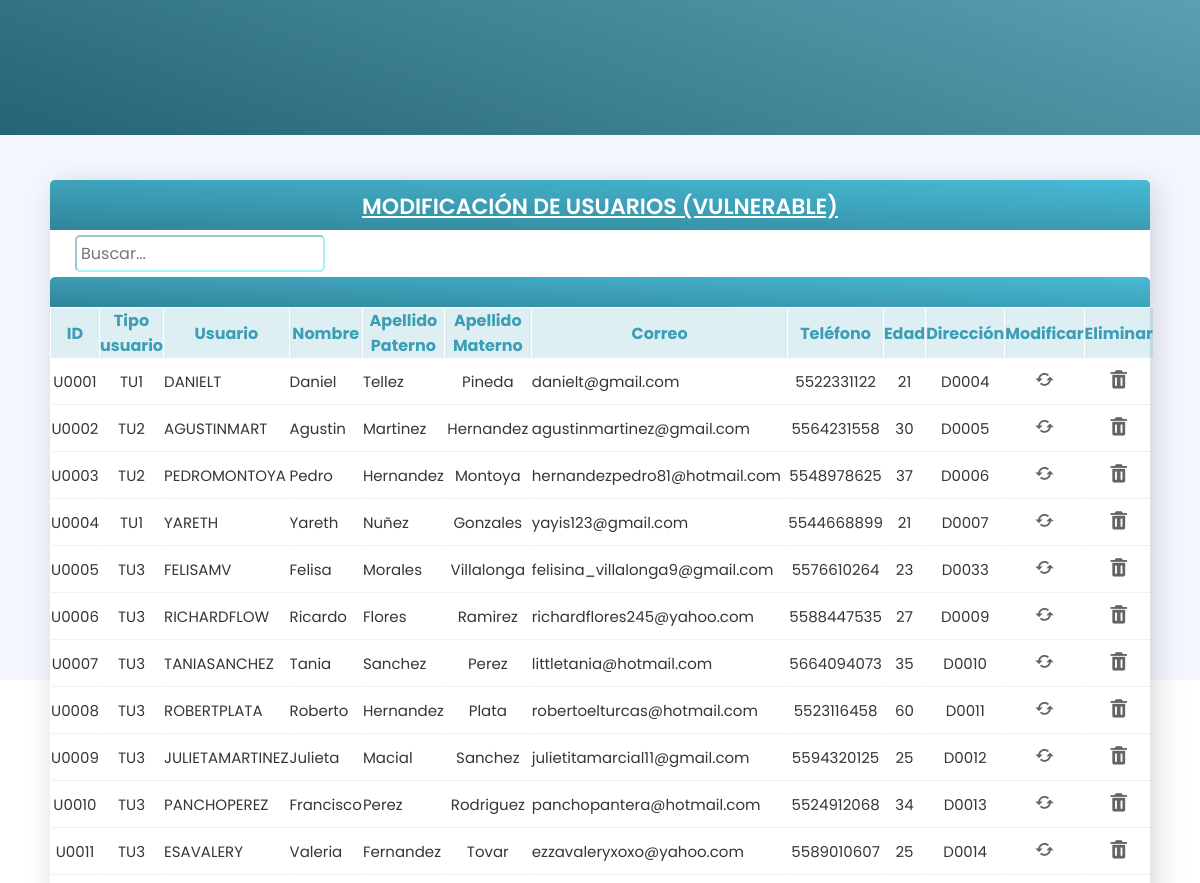
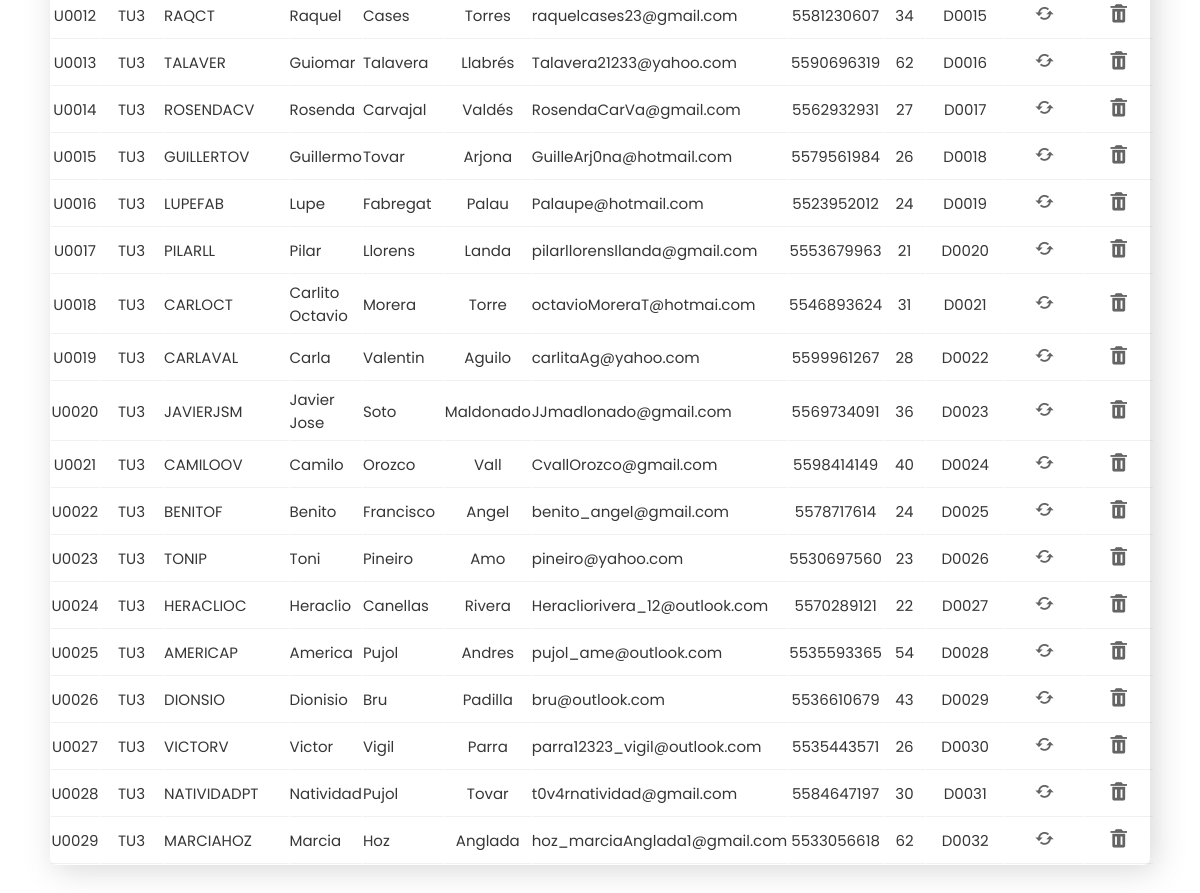
The app's page /Usuarios.php with its own data (2 pictures, top to bottom).
### tables this page shows
CREATE TABLE `usuarios` (
  `usuario_id` varchar(5) NOT NULL,
  `tipo_usr_id` varchar(3) NOT NULL,
  `usuario` varchar(50) NOT NULL,
  `nombre_usuario` varchar(50) NOT NULL,
  `apellido_pat` varchar(50) NOT NULL,
  `apellido_mat` varchar(50) NOT NULL,
  `correo` varchar(50) NOT NULL,
  `contrasenia` varchar(50) NOT NULL,
  `telefono` varchar(10) NOT NULL,
  `edad` varchar(5) DEFAULT NULL,
  `direccion_id` varchar(5) DEFAULT NULL
);

### Usuarios.php (the view, shortened to what this page needs)
<!DOCTYPE html>
<html lang="en">
<head>
    <?php
    $conn = OpenCon();
    ?>
    <link href="https://unpkg.com/boxicons@2.1.1/css/boxicons.min.css" rel="stylesheet">
    <link rel="stylesheet" href="assets/css/style.css">
    <link rel="stylesheet" href="assets/css/gl_alerts.css">
</head>
<body>
    <form name="form1" id="form1" method="get" action="Usuarios.php" onSubmit="return checaCampos();">
        <?php include('Menu_principal.php'); ?>
        <section class="body">
            <div class="wrapper-container" style="margin-top: 40px;">
                <div class="placa">
                    <div class="header2">
                        <div class="nombre-sis">
                            MODIFICACIÓN DE USUARIOS (VULNERABLE)
                        </div>
                    </div>
                </div>
                <div style="display: flex; padding: 5px 25px;">
                    <input type="text" id="buscar" placeholder="Buscar..." class="imput-form" style="width: 250px;">
                </div>
                <div class="placa" style="height: 30px;">
                    <div class="header2">
                    </div>
                </div>
                <table width="100%" cellspacing="1">
                    <thead>
                        <tr>
                            <th class="row_top" width="2%">ID</th>
                            <th class="row_top" width="2%">Tipo usuario</th>
                            <th class="row_top" width="5%">Usuario</th>
                            <th class="row_top" width="10%">Nombre</th>
                            <th class="row_top" width="10%">Apellido Paterno</th>
                            <th class="row_top" width="10%">Apellido Materno</th>
                            <th class="row_top" width="10%">Correo</th>
                            <th class="row_top" width="4%">Teléfono</th>
                            <th class="row_top" width="2%">Edad</th>
                            <th class="row_top" width="5%">Dirección</th>
                            <th class="row_top" width="4%">Modificar</th>
                            <th class="row_top" width="4%">Eliminar</th>
                        </tr>
                    </thead>
                    <tbody>
                        <?php
                        $sql = mysqli_query($conn, 'select usuario_id, tipo_usr_id, usuario, nombre_usuario, apellido_pat, apellido_mat, correo, telefono, edad, direccion_id from usuarios order by usuario_id');
                        while ($row = mysqli_fetch_assoc($sql)) { ?>
                            <tr>
                                <?php
                                foreach ($row as $key => $item) { ?>
                                    <td class="info-td">
                                        <?= ($item !== null ? $item : "") ?>
                                    </td>
                                    <?php
                                } ?>
                                <td class="btn_modificar info-td">
                                    <i class='bx bx-refresh' onclick="modificar('<?= $row['usuario_id'] ?>')"></i>
                                </td>
                                <td class="btn_eliminar info-td">
                                    <i class='bx bxs-trash' onclick="eliminar('<?= $row['usuario_id'] ?>')"></i>
                                </td>
                            </tr>
                            <?php
                        }
                        ?>
                    </tbody>
                </table>
            </div>
            <br><br><br>
        </section>
	</form>
</body>
</html>

### Menu_principal.php (shortened to what this page needs)
<link href="https://unpkg.com/boxicons@2.1.1/css/boxicons.min.css" rel="stylesheet">
<link rel="stylesheet" href="assets/css/style.css">
<link  href="assets/css/dataTable.css" rel="stylesheet">
<link rel="stylesheet" href="assets/css/menu_style.css">
<section id="Menu">
    <div class="Menu container">
    </div>
</section>

### assets/css/style.css (style rules this page uses)
* { margin: 0; padding: 0; box-sizing: border-box; font-family: 'Poppins', sans-serif; -webkit-tap-highlight-color: transparent; }
:root { --blue-pastel-color: #5eb6e9; --green-pastel-color: #0db9a7; --red-pastel-color: #e95e66; --red-color-option1: #fe3954; --yellow-pastel-color: #ffa500; --purple-color-option1: #5b69bc; --pink-color-option1: #ff8acc; --body-color: #dde4ff4a; }
.header2 { font-weight: 600; text-align: center; text-decoration: underline; color: #ffffff; font-size: 22px; padding: 10px 140px; }
.body { width: 100%; height: 85vh; background: #dde4ff4d; padding: 140px 50px; }
.wrapper-container { background: white; min-height: 250px; box-shadow: 5px 5px 30px rgb(98 98 98 / 25%); border-radius: 7px; display: flex; flex-direction: column; justify-content: center; }
.placa { width: 100%; height: 50px; background: linear-gradient(2deg, #318599, #48bad5); border-radius: 5px 5px 0 0; }

### assets/css/menu_style.css (style rules this page uses)
.container { min-height: 100vh; width: 100%; display: flex; align-items: center; justify-content: center; }
#Menu { position: fixed; z-index: 1000; left: 0; top: 0; width: 100vw; height: auto; }
#Menu .Menu { min-height: 135px; max-height: 80px; background: linear-gradient(315deg, #5ea5af, #0d8e95); background: linear-gradient(19deg, #246473, #3e91a5d9); transition: .5s ease background-color; }

### Usuarios.php (style rules this page uses)
.row_top { height: 45px; align: center; color: #3c9eb5; background: #3c9eb52b; }
.info-td { font-size: 15px; color: #363636; padding: 6px 0; border-bottom: 1px solid #bbbbbb38; }
.info-td:nth-child(1) { text-align: center; }
.info-td:nth-child(2) { text-align: center; }
.info-td:nth-child(6) { text-align: center; }
.info-td:nth-child(8) { text-align: center; }
.info-td:nth-child(9) { text-align: center; }
.info-td:nth-child(10) { text-align: center; }
.btn_modificar { font-size: 22px; text-align: center; color: #646464; cursor: pointer; transition: .1s all; }
.btn_eliminar { font-size: 22px; text-align: center; color: #646464; cursor: pointer; transition: .1s all; }
.imput-form { font-size: 16px; padding: 4px; border-color: #52e3eb80; border-radius: 5px; }
body { font-family: "Open Sans", -apple-system, BlinkMacSystemFont, "Segoe UI", Roboto, Oxygen-Sans, Ubuntu, Cantarell, "Helvetica Neue", Helvetica, Arial, sans-serif; }

### records on screen
usuarios: usuario_id "U0001", tipo_usr "TU1", usuario "DANIELT", nombre_usuario "Daniel", apellido_pat "Tellez", apellido_mat "Pineda", correo "danielt@gmail.com", telefono "5522331122", edad "21", direccion "D0004"
usuarios: usuario_id "U0002", tipo_usr "TU2", usuario "AGUSTINMART", nombre_usuario "Agustin", apellido_pat "Martinez", apellido_mat "Hernandez", correo "agustinmartinez@gmail.com", telefono "5564231558", edad "30", direccion "D0005"
usuarios: usuario_id "U0003", tipo_usr "TU2", usuario "PEDROMONTOYA", nombre_usuario "Pedro", apellido_pat "Hernandez", apellido_mat "Montoya", correo "hernandezpedro81@hotmail.com", telefono "5548978625", edad "37", direccion "D0006"
usuarios: usuario_id "U0004", tipo_usr "TU1", usuario "YARETH", nombre_usuario "Yareth", apellido_pat "Nuñez", apellido_mat "Gonzales", correo "yayis123@gmail.com", telefono "5544668899", edad "21", direccion "D0007"
usuarios: usuario_id "U0005", tipo_usr "TU3", usuario "FELISAMV", nombre_usuario "Felisa", apellido_pat "Morales", apellido_mat "Villalonga", correo "felisina_villalonga9@gmail.com", telefono "5576610264", edad "23", direccion "D0033"
usuarios: usuario_id "U0006", tipo_usr "TU3", usuario "RICHARDFLOW", nombre_usuario "Ricardo", apellido_pat "Flores", apellido_mat "Ramirez", correo "richardflores245@yahoo.com", telefono "5588447535", edad "27", direccion "D0009"
usuarios: usuario_id "U0007", tipo_usr "TU3", usuario "TANIASANCHEZ", nombre_usuario "Tania", apellido_pat "Sanchez", apellido_mat "Perez", correo "littletania@hotmail.com", telefono "5664094073", edad "35", direccion "D0010"
usuarios: usuario_id "U0008", tipo_usr "TU3", usuario "ROBERTPLATA", nombre_usuario "Roberto", apellido_pat "Hernandez", apellido_mat "Plata", correo "robertoelturcas@hotmail.com", telefono "5523116458", edad "60", direccion "D0011"
usuarios: usuario_id "U0009", tipo_usr "TU3", usuario "JULIETAMARTINEZ", nombre_usuario "Julieta", apellido_pat "Macial", apellido_mat "Sanchez", correo "julietitamarcial11@gmail.com", telefono "5594320125", edad "25", direccion "D0012"
usuarios: usuario_id "U0010", tipo_usr "TU3", usuario "PANCHOPEREZ", nombre_usuario "Francisco", apellido_pat "Perez", apellido_mat "Rodriguez", correo "panchopantera@hotmail.com", telefono "5524912068", edad "34", direccion "D0013"
usuarios: usuario_id "U0011", tipo_usr "TU3", usuario "ESAVALERY", nombre_usuario "Valeria", apellido_pat "Fernandez", apellido_mat "Tovar", correo "ezzavaleryxoxo@yahoo.com", telefono "5589010607", edad "25", direccion "D0014"
usuarios: usuario_id "U0012", tipo_usr "TU3", usuario "RAQCT", nombre_usuario "Raquel", apellido_pat "Cases", apellido_mat "Torres", correo "raquelcases23@gmail.com", telefono "5581230607", edad "34", direccion "D0015"
usuarios: usuario_id "U0013", tipo_usr "TU3", usuario "TALAVER", nombre_usuario "Guiomar", apellido_pat "Talavera", apellido_mat "Llabrés", correo "Talavera21233@yahoo.com", telefono "5590696319", edad "62", direccion "D0016"
usuarios: usuario_id "U0014", tipo_usr "TU3", usuario "ROSENDACV", nombre_usuario "Rosenda", apellido_pat "Carvajal", apellido_mat "Valdés", correo "RosendaCarVa@gmail.com", telefono "5562932931", edad "27", direccion "D0017"
usuarios: usuario_id "U0015", tipo_usr "TU3", usuario "GUILLERTOV", nombre_usuario "Guillermo", apellido_pat "Tovar", apellido_mat "Arjona", correo "GuilleArj0na@hotmail.com", telefono "5579561984", edad "26", direccion "D0018"
usuarios: usuario_id "U0016", tipo_usr "TU3", usuario "LUPEFAB", nombre_usuario "Lupe", apellido_pat "Fabregat", apellido_mat "Palau", correo "Palaupe@hotmail.com", telefono "5523952012", edad "24", direccion "D0019"
usuarios: usuario_id "U0017", tipo_usr "TU3", usuario "PILARLL", nombre_usuario "Pilar", apellido_pat "Llorens", apellido_mat "Landa", correo "pilarllorensllanda@gmail.com", telefono "5553679963", edad "21", direccion "D0020"
usuarios: usuario_id "U0018", tipo_usr "TU3", usuario "CARLOCT", nombre_usuario "Carlito Octavio", apellido_pat "Morera", apellido_mat "Torre", correo "octavioMoreraT@hotmai.com", telefono "5546893624", edad "31", direccion "D0021"
usuarios: usuario_id "U0019", tipo_usr "TU3", usuario "CARLAVAL", nombre_usuario "Carla", apellido_pat "Valentin", apellido_mat "Aguilo", correo "carlitaAg@yahoo.com", telefono "5599961267", edad "28", direccion "D0022"
usuarios: usuario_id "U0020", tipo_usr "TU3", usuario "JAVIERJSM", nombre_usuario "Javier Jose", apellido_pat "Soto", apellido_mat "Maldonado", correo "JJmadlonado@gmail.com", telefono "5569734091", edad "36", direccion "D0023"
usuarios: usuario_id "U0021", tipo_usr "TU3", usuario "CAMILOOV", nombre_usuario "Camilo", apellido_pat "Orozco", apellido_mat "Vall", correo "CvallOrozco@gmail.com", telefono "5598414149", edad "40", direccion "D0024"
usuarios: usuario_id "U0022", tipo_usr "TU3", usuario "BENITOF", nombre_usuario "Benito", apellido_pat "Francisco", apellido_mat "Angel", correo "benito_angel@gmail.com", telefono "5578717614", edad "24", direccion "D0025"
usuarios: usuario_id "U0023", tipo_usr "TU3", usuario "TONIP", nombre_usuario "Toni", apellido_pat "Pineiro", apellido_mat "Amo", correo "pineiro@yahoo.com", telefono "5530697560", edad "23", direccion "D0026"
usuarios: usuario_id "U0024", tipo_usr "TU3", usuario "HERACLIOC", nombre_usuario "Heraclio", apellido_pat "Canellas", apellido_mat "Rivera", correo "Heracliorivera_12@outlook.com", telefono "5570289121", edad "22", direccion "D0027"
usuarios: usuario_id "U0025", tipo_usr "TU3", usuario "AMERICAP", nombre_usuario "America", apellido_pat "Pujol", apellido_mat "Andres", correo "pujol_ame@outlook.com", telefono "5535593365", edad "54", direccion "D0028"
usuarios: usuario_id "U0026", tipo_usr "TU3", usuario "DIONSIO", nombre_usuario "Dionisio", apellido_pat "Bru", apellido_mat "Padilla", correo "bru@outlook.com", telefono "5536610679", edad "43", direccion "D0029"
usuarios: usuario_id "U0027", tipo_usr "TU3", usuario "VICTORV", nombre_usuario "Victor", apellido_pat "Vigil", apellido_mat "Parra", correo "parra12323_vigil@outlook.com", telefono "5535443571", edad "26", direccion "D0030"
usuarios: usuario_id "U0028", tipo_usr "TU3", usuario "NATIVIDADPT", nombre_usuario "Natividad", apellido_pat "Pujol", apellido_mat "Tovar", correo "t0v4rnatividad@gmail.com", telefono "5584647197", edad "30", direccion "D0031"
usuarios: usuario_id "U0029", tipo_usr "TU3", usuario "MARCIAHOZ", nombre_usuario "Marcia", apellido_pat "Hoz", apellido_mat "Anglada", correo "hoz_marciaAnglada1@gmail.com", telefono "5533056618", edad "62", direccion "D0032"
